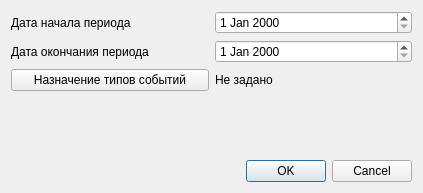
<?xml version="1.0" encoding="UTF-8"?>
<ui version="4.0">
 <class>CReportPrimaryClientListSetupDialog</class>
 <widget class="QDialog" name="CReportPrimaryClientListSetupDialog">
  <property name="geometry">
   <rect>
    <x>0</x>
    <y>0</y>
    <width>423</width>
    <height>193</height>
   </rect>
  </property>
  <property name="windowTitle">
   <string>Dialog</string>
  </property>
  <layout class="QGridLayout" name="gridLayout">
   <item row="2" column="0">
    <widget class="QPushButton" name="btnEventTypePurposeList">
     <property name="text">
      <string>Назначение типов событий</string>
     </property>
    </widget>
   </item>
   <item row="0" column="0">
    <widget class="QLabel" name="lblBegDate">
     <property name="text">
      <string>Дата начала периода</string>
     </property>
    </widget>
   </item>
   <item row="0" column="1">
    <widget class="CDateEdit" name="edtBegDate"/>
   </item>
   <item row="1" column="0">
    <widget class="QLabel" name="lblEndDate">
     <property name="text">
      <string>Дата окончания периода</string>
     </property>
    </widget>
   </item>
   <item row="1" column="1">
    <widget class="CDateEdit" name="edtEndDate"/>
   </item>
   <item row="4" column="0" colspan="2">
    <widget class="QDialogButtonBox" name="buttonBox">
     <property name="orientation">
      <enum>Qt::Horizontal</enum>
     </property>
     <property name="standardButtons">
      <set>QDialogButtonBox::Cancel|QDialogButtonBox::Ok</set>
     </property>
    </widget>
   </item>
   <item row="2" column="1">
    <widget class="QLabel" name="lblEventTypePurposeList">
     <property name="text">
      <string>Не задано</string>
     </property>
     <property name="wordWrap">
      <bool>true</bool>
     </property>
    </widget>
   </item>
   <item row="3" column="0" colspan="2">
    <spacer name="verticalSpacer">
     <property name="orientation">
      <enum>Qt::Vertical</enum>
     </property>
     <property name="sizeHint" stdset="0">
      <size>
       <width>20</width>
       <height>40</height>
      </size>
     </property>
    </spacer>
   </item>
  </layout>
 </widget>
 <customwidgets>
  <customwidget>
   <class>CDateEdit</class>
   <extends>QDateEdit</extends>
   <header>library/DateEdit</header>
  </customwidget>
 </customwidgets>
 <resources/>
 <connections>
  <connection>
   <sender>buttonBox</sender>
   <signal>accepted()</signal>
   <receiver>CReportPrimaryClientListSetupDialog</receiver>
   <slot>accept()</slot>
   <hints>
    <hint type="sourcelabel">
     <x>248</x>
     <y>254</y>
    </hint>
    <hint type="destinationlabel">
     <x>157</x>
     <y>274</y>
    </hint>
   </hints>
  </connection>
  <connection>
   <sender>buttonBox</sender>
   <signal>rejected()</signal>
   <receiver>CReportPrimaryClientListSetupDialog</receiver>
   <slot>reject()</slot>
   <hints>
    <hint type="sourcelabel">
     <x>316</x>
     <y>260</y>
    </hint>
    <hint type="destinationlabel">
     <x>286</x>
     <y>274</y>
    </hint>
   </hints>
  </connection>
 </connections>
</ui>
